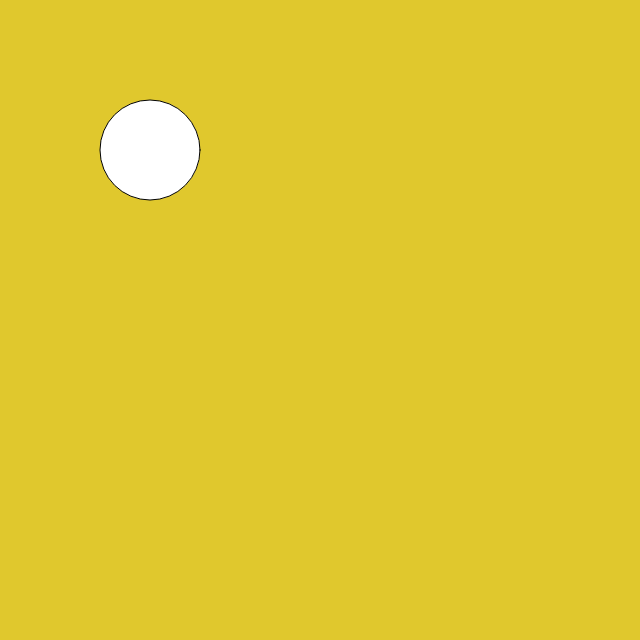
Frame 1 (no input)
Frame 60 (no input): identical to frame 1, image omitted
Frame 120 (the mouse pressed at the canvas centre since frame 60): identical to frame 1, image omitted

The p5.js sketch that drew this single still picture (run headless with seeded random() and noise() and a simulated clock; from frame 60 on, the mouse is pressed at the canvas centre):

// p5.js sketch
// ── sketch.js
function setup() {
  createCanvas(640, 640);
  background(224, 200, 45);
  circle(150, 150, 100)
}

function draw(){
}

function mouseDragged(){
  fill(121, 65, 145);
  noStroke();
  line(100/2, 100/2, 50, 50);
  
}
